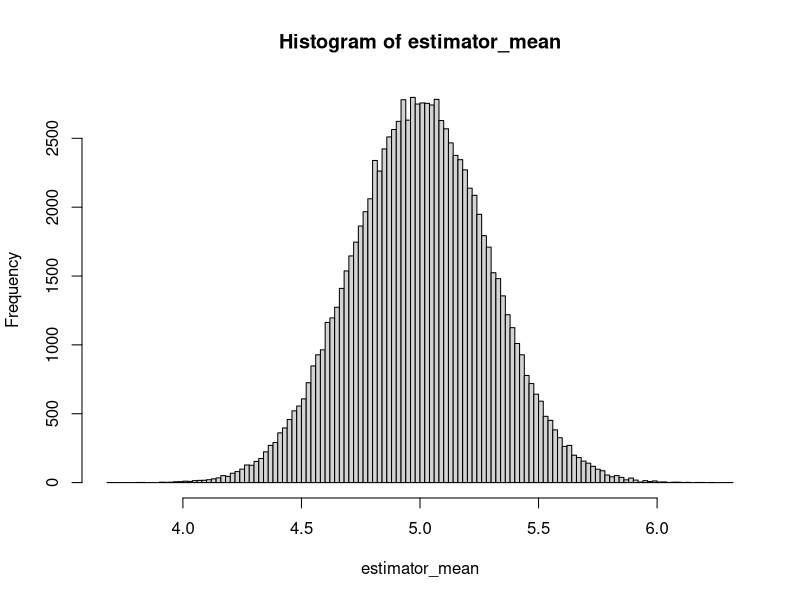
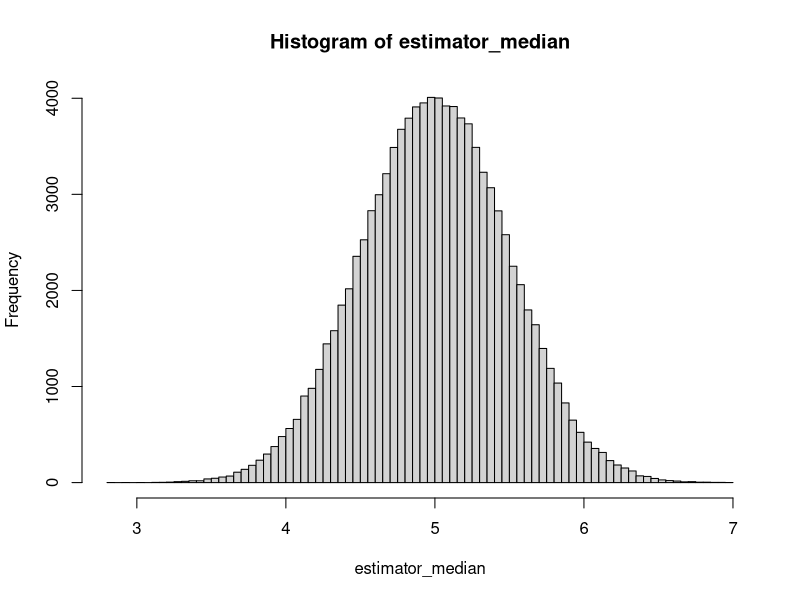

Source code (R) for these figures, in order: (Note: this script raises an error after producing the figures.)
#Preliminaries
#---------------------------------------------------------
rm(list = ls())
library("mvtnorm")

real_theta <- 5
sample_size <- 100
number_simulations <- 100000

simulations1 <- matrix(runif(sample_size*number_simulations, max = real_theta), 
                      nrow = number_simulations)


estimator_mean <- 2*apply(simulations1, 1, mean)
estimator_median <- 2*apply(simulations1, 1, median)

p1 <- hist(estimator_mean, breaks = 100)
p2 <- hist(estimator_median, breaks = 100)
range <- range(p1$mids, p2$mids )
p1$counts = p1$density
p2$counts = p2$density

pdf("histogram1.pdf")
plot( p1, col=rgb(1,0,0,1/4), main = " ", xlim = range, xlab = "values", ylab = "density")
plot( p2, col=rgb(0,0,1,1/4), add = TRUE)  
dev.off()

sample_size <- 1000
number_simulations <- 100000

simulations2 <- matrix(runif(sample_size*number_simulations, max = real_theta), 
                       nrow = number_simulations)

estimator_mean <- 2*apply(simulations2, 1, mean)

p3 <- hist(estimator_mean, breaks = 100)
p3$counts = p3$density

xrange <- range(p1$mids, p3$mids)
yrange <- range(p1$counts, p3$counts)

pdf("histogram2.pdf")
plot( p1, col=rgb(1,0,0,1/4), main = " ", xlim = xrange, ylim = yrange, xlab = "values", ylab = "density")
plot( p3, col=rgb(0,0,1,1/4), add = TRUE)  
dev.off()